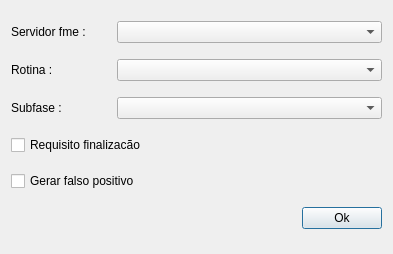
<?xml version="1.0" encoding="UTF-8"?>
<ui version="4.0">
 <class>Dialog</class>
 <widget class="QDialog" name="Dialog">
  <property name="geometry">
   <rect>
    <x>0</x>
    <y>0</y>
    <width>393</width>
    <height>254</height>
   </rect>
  </property>
  <property name="windowTitle">
   <string>Adicionar Perfil Fme</string>
  </property>
  <layout class="QGridLayout" name="gridLayout">
   <item row="0" column="0" colspan="2">
    <layout class="QHBoxLayout" name="horizontalLayout_5">
     <item>
      <widget class="QLabel" name="label_5">
       <property name="sizePolicy">
        <sizepolicy hsizetype="Minimum" vsizetype="Fixed">
         <horstretch>0</horstretch>
         <verstretch>0</verstretch>
        </sizepolicy>
       </property>
       <property name="minimumSize">
        <size>
         <width>100</width>
         <height>0</height>
        </size>
       </property>
       <property name="maximumSize">
        <size>
         <width>100</width>
         <height>16777215</height>
        </size>
       </property>
       <property name="sizeIncrement">
        <size>
         <width>0</width>
         <height>0</height>
        </size>
       </property>
       <property name="text">
        <string>Servidor fme :</string>
       </property>
      </widget>
     </item>
     <item>
      <widget class="QComboBox" name="fmeServersCb"/>
     </item>
    </layout>
   </item>
   <item row="1" column="0" colspan="2">
    <layout class="QHBoxLayout" name="horizontalLayout_2">
     <item>
      <widget class="QLabel" name="label_2">
       <property name="sizePolicy">
        <sizepolicy hsizetype="Minimum" vsizetype="Fixed">
         <horstretch>0</horstretch>
         <verstretch>0</verstretch>
        </sizepolicy>
       </property>
       <property name="minimumSize">
        <size>
         <width>100</width>
         <height>0</height>
        </size>
       </property>
       <property name="maximumSize">
        <size>
         <width>100</width>
         <height>16777215</height>
        </size>
       </property>
       <property name="text">
        <string>Rotina :</string>
       </property>
      </widget>
     </item>
     <item>
      <widget class="QComboBox" name="fmeRoutinesCb"/>
     </item>
    </layout>
   </item>
   <item row="2" column="0" colspan="2">
    <layout class="QHBoxLayout" name="horizontalLayout_3">
     <item>
      <widget class="QLabel" name="label_3">
       <property name="sizePolicy">
        <sizepolicy hsizetype="Minimum" vsizetype="Fixed">
         <horstretch>0</horstretch>
         <verstretch>0</verstretch>
        </sizepolicy>
       </property>
       <property name="minimumSize">
        <size>
         <width>100</width>
         <height>0</height>
        </size>
       </property>
       <property name="maximumSize">
        <size>
         <width>100</width>
         <height>16777215</height>
        </size>
       </property>
       <property name="text">
        <string>Subfase :</string>
       </property>
      </widget>
     </item>
     <item>
      <widget class="QComboBox" name="subphaseCb"/>
     </item>
    </layout>
   </item>
   <item row="3" column="0">
    <widget class="QCheckBox" name="completionCkb">
     <property name="text">
      <string>Requisito finalizacão</string>
     </property>
    </widget>
   </item>
   <item row="4" column="0">
    <widget class="QCheckBox" name="falsePositiveCkb">
     <property name="text">
      <string>Gerar falso positivo</string>
     </property>
    </widget>
   </item>
   <item row="5" column="0">
    <spacer name="horizontalSpacer">
     <property name="orientation">
      <enum>Qt::Horizontal</enum>
     </property>
     <property name="sizeHint" stdset="0">
      <size>
       <width>343</width>
       <height>20</height>
      </size>
     </property>
    </spacer>
   </item>
   <item row="5" column="1">
    <widget class="QPushButton" name="okBtn">
     <property name="text">
      <string>Ok</string>
     </property>
    </widget>
   </item>
  </layout>
 </widget>
 <tabstops>
  <tabstop>okBtn</tabstop>
 </tabstops>
 <resources/>
 <connections/>
</ui>
